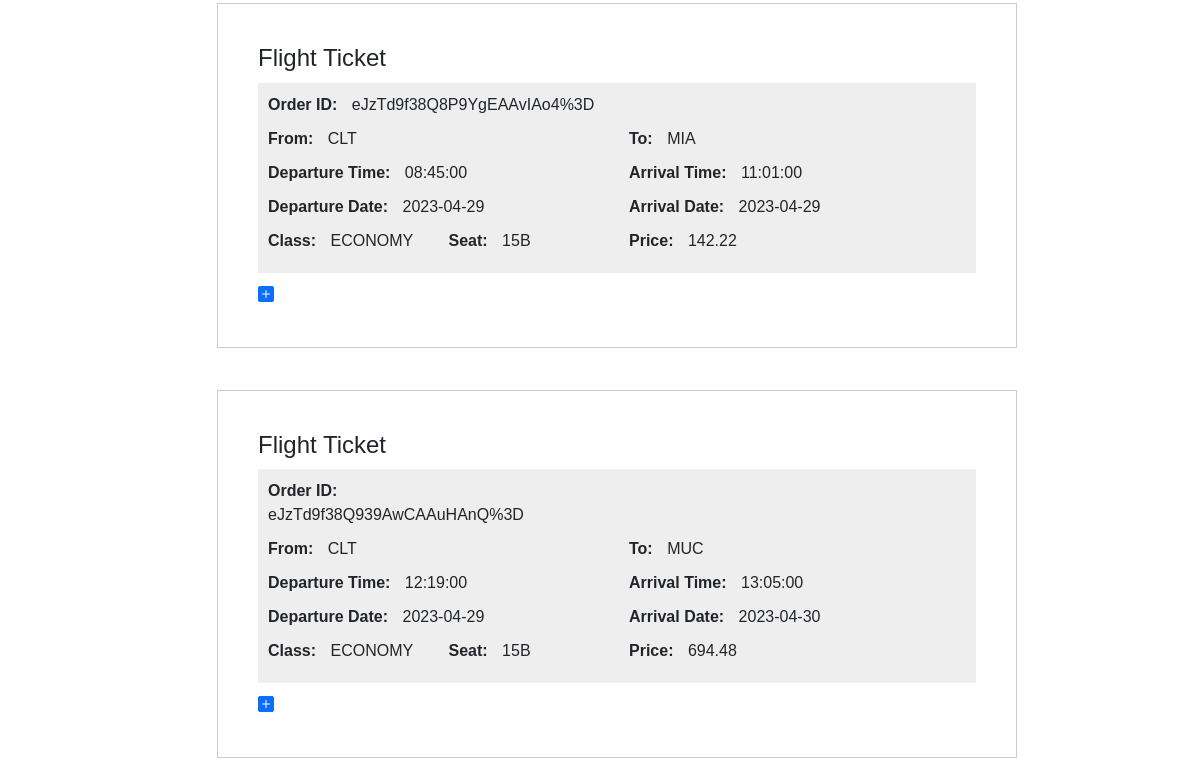
The page /tickets/ (signed in, lower part) on the database as committed earlier.
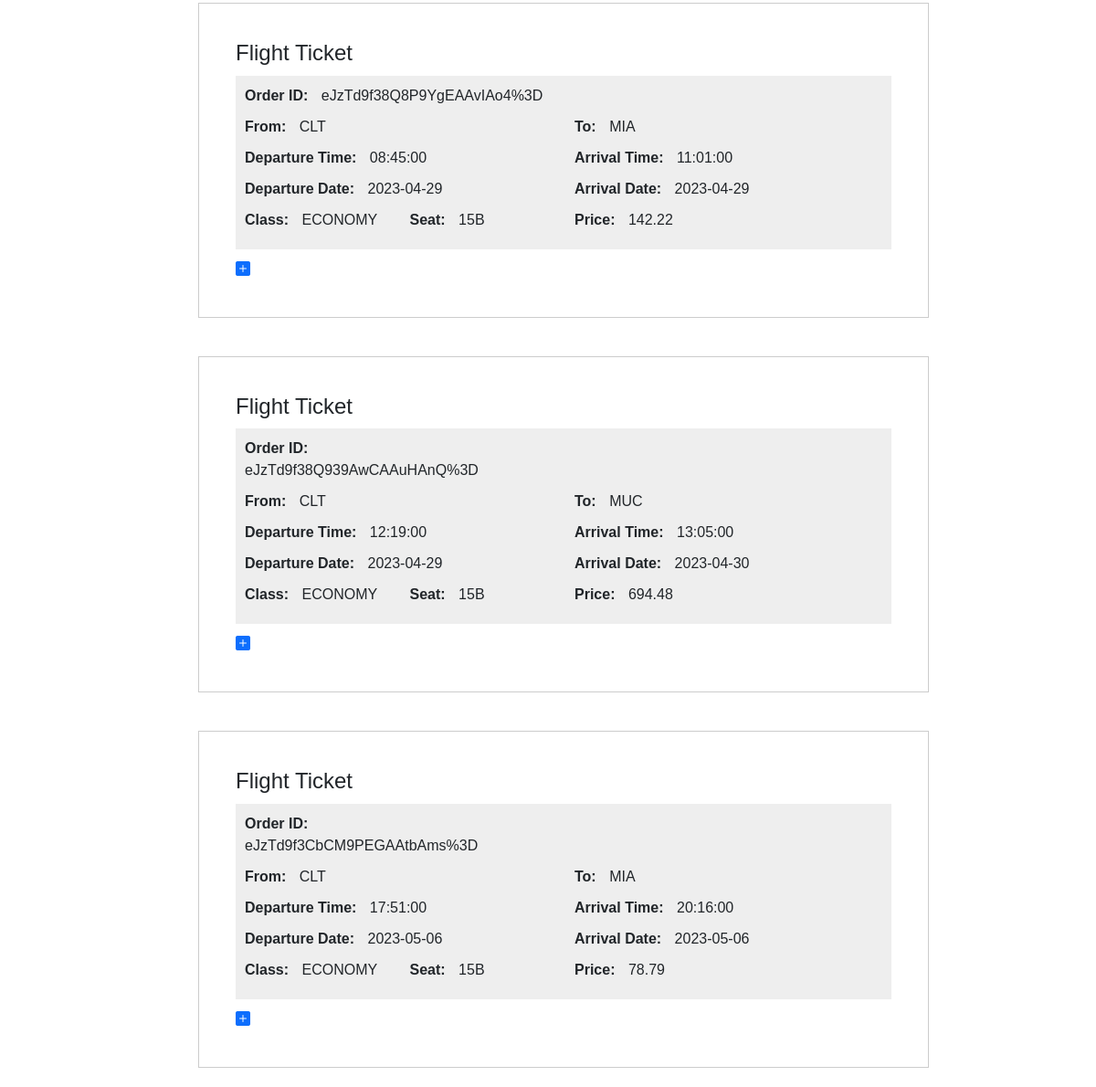
The same page on the database as committed later.
### flight/models.py (models this page shows)
class Tickets(models.Model):
    customer_id = models.ForeignKey(CustomUser, on_delete=models.CASCADE)
    ticket_purchased_time = models.DateTimeField(auto_now =True)
    json_ticket_data = models.CharField(max_length=2000,null=True,blank=True)

### tickets/views.py (the view)
# urls.py: path('', views.view_tickets, name="view_tickets"),
def view_tickets(request):
   if request.user.is_authenticated:
      Tickets = apps.get_model('flight', 'Tickets')
      ticket_list1 = list(Tickets.objects.filter(customer_id=request.user))
      ticket_list = []
      for i in range(0, len(ticket_list1)):
         ticket_list.append(ast.literal_eval(str(ticket_list1[i].json_ticket_data)))
      tickets_list_short = []
      for i in range(0, len(ticket_list1)):
         dicti = {}
         dicti['ticket'] = ticket_list1[i]
         dicti['dept_iata'] = ticket_list[i]['flightOffers'][0]['itineraries'][0]['segments'][0]['departure']['iataCode']
         dept_time = ticket_list[i]['flightOffers'][0]['itineraries'][0]['segments'][0]['departure']['at'].replace('T',' ').split(' ')
         dicti['dept_date'] = dept_time[0]
         dicti['dept_time'] = dept_time[1]
         dicti['arr_iata'] = ticket_list[i]['flightOffers'][0]['itineraries'][0]['segments'][-1]['arrival']['iataCode']
         arr_time = ticket_list[i]['flightOffers'][0]['itineraries'][0]['segments'][-1]['arrival']['at'].replace('T',' ').split(' ')
         dicti['arr_date'] = arr_time[0]
         dicti['arr_time'] = arr_time[1]
         dicti['price'] = ticket_list[i]['flightOffers'][0]['price']['total']
         dicti['class'] = ticket_list[i]['flightOffers'][0]['itineraries'][0]['segments'][0]['co2Emissions'][0]['cabin']
         dicti['id'] = ticket_list[i]['id']
         itinerary = []
         for j in range(0, len(ticket_list[i]['flightOffers'][0]['itineraries'][0]['segments'])):
            dicti1 ={}
            dicti1['dept_iata'] = ticket_list[i]['flightOffers'][0]['itineraries'][0]['segments'][j]['departure']['iataCode']
            dept_time = ticket_list[i]['flightOffers'][0]['itineraries'][0]['segments'][j]['departure']['at'].replace('T',' ').split(' ')
            dicti1['dept_date'] = dept_time[0]
            dicti1['dept_time'] = dept_time[1]
            dicti1['arr_iata'] = ticket_list[i]['flightOffers'][0]['itineraries'][0]['segments'][j]['arrival']['iataCode']
            arr_time = ticket_list[i]['flightOffers'][0]['itineraries'][0]['segments'][j]['arrival']['at'].replace('T',' ').split(' ')
            dicti1['arr_date'] = arr_time[0]
            dicti1['arr_time'] = arr_time[1]
            itinerary.append(dicti1)
         dicti['itinerary'] = itinerary
         tickets_list_short.append(dicti)
      return render(request, "tickets/tickets.html", {'tickets':ticket_list ,'short_list':tickets_list_short})
   return render(request, "tickets/tickets.html")

### templates/tickets/tickets.html (shortened to what this page needs)
{% extends 'base.html' %}
{% block content %}
<div id="wrapper">
{% if user.is_authenticated %}
  <table style="margin-left: 10%;">
    {% for t in short_list%}
    <tr>
        <td>
        <div class = "centered">
          <div class="container">
            <h1>Flight Ticket</h1>
            <div class="ticket-info">
              <div class="row">
                <div class="col-6">
                  <span class="label">Order ID:</span>
                  <span class="value"> {{ t.id }} </span>
                </div>
                <div class="col-6">
                </div>
              </div>
              <div class="row">
                <div class="col-6">
                  <span class="label">From:</span>
                  <span class="value">{{ t.dept_iata }}</span>
                </div>
                <div class="col-6">
                  <span class="label">To:</span>
                  <span class="value">{{ t.arr_iata }}</span>
                </div>
              </div>
              <div class="row">
                <div class="col-6">
                  <span class="label">Departure Time:</span>
                  <span class="value">{{ t.dept_time }}</span>
                </div>
                <div class="col-6">
                  <span class="label">Arrival Time:</span>
                  <span class="value">{{ t.arr_time }}</span>
                </div>
              </div>
              <div class="row">
                <div class="col-6">
                  <span class="label">Departure Date:</span>
                  <span class="value">{{ t.dept_date }}</span>
                </div>
                <div class="col-6">
                  <span class="label">Arrival Date:</span>
                  <span class="value">{{ t.arr_date }}</span>
                </div>
              </div>
              <div class="row">
                <div class="col-3">
                  <span class="label">Class:</span>
                  <span class="value">{{ t.class }}</span>
                </div>
                <div class="col-3">
                  <span class="label">Seat:</span>
                  <span class="value">15B</span>
                </div>
                <div class="col-6">
                  <span class="label">Price:</span>
                  <span class="value">{{ t.price }}</span>
                </div>
              </div>
            </div>
            <a href="#bblbalba" class="showmemore"><i class="bi bi-plus-square-fill"></i></a>
          </div>
        </div>
      </td>
        <td>
        </td>
      </tr>
    {% endfor %}
 </table>
{% endif %}
</div>
{% endblock %}

Rows that differ between the two databases and show on the page:
added Tickets: id "eJzTd9f3CbCM9PEGAAtbAms%3D", dept_iata "CLT", arr_iata "MIA", dept_time "17:51:00", arr_time "20:16:00", dept_date "2023-05-06", arr_date "2023-05-06", class "ECONOMY", price "78.79"
